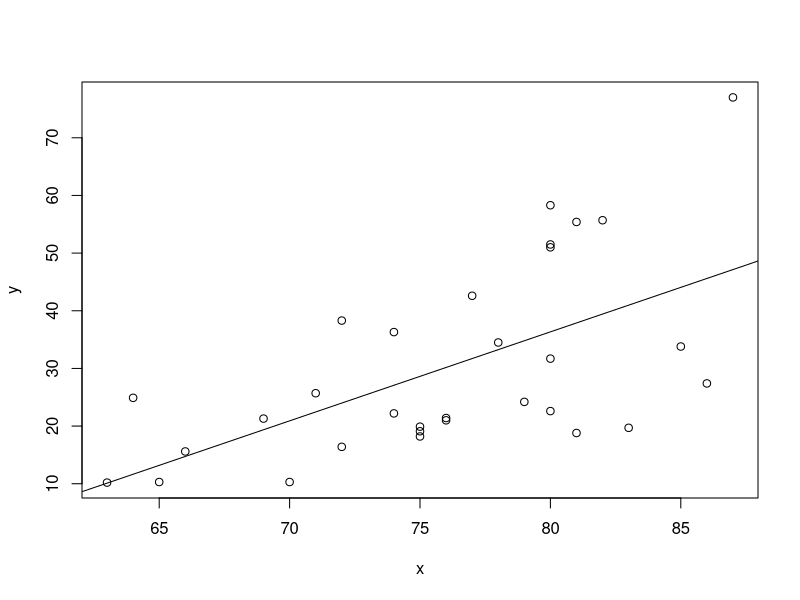
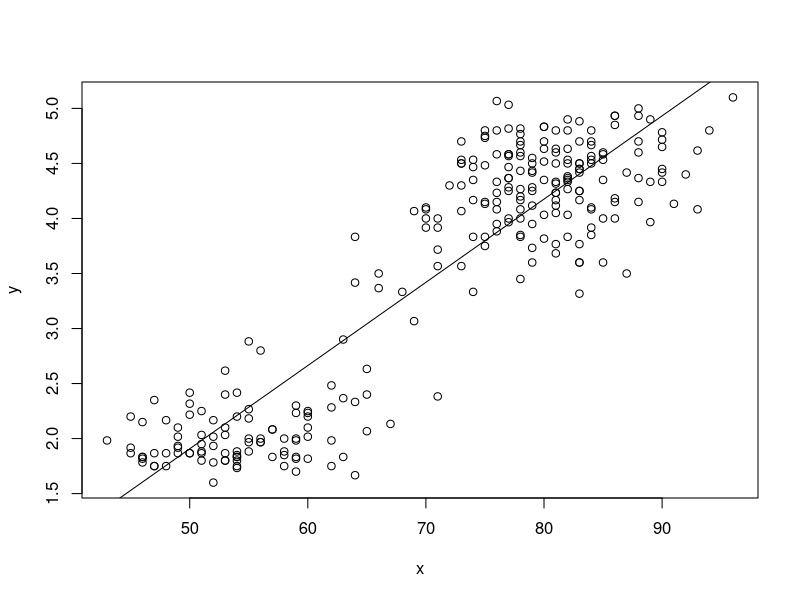
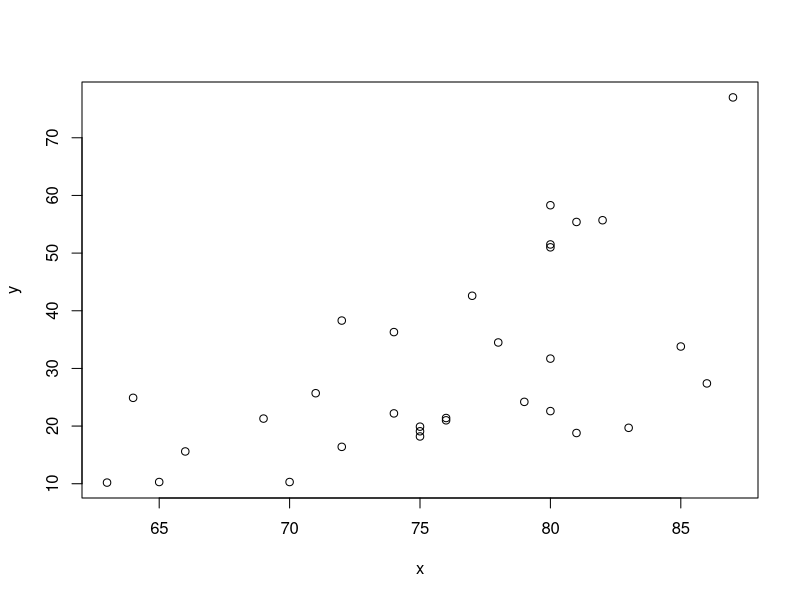
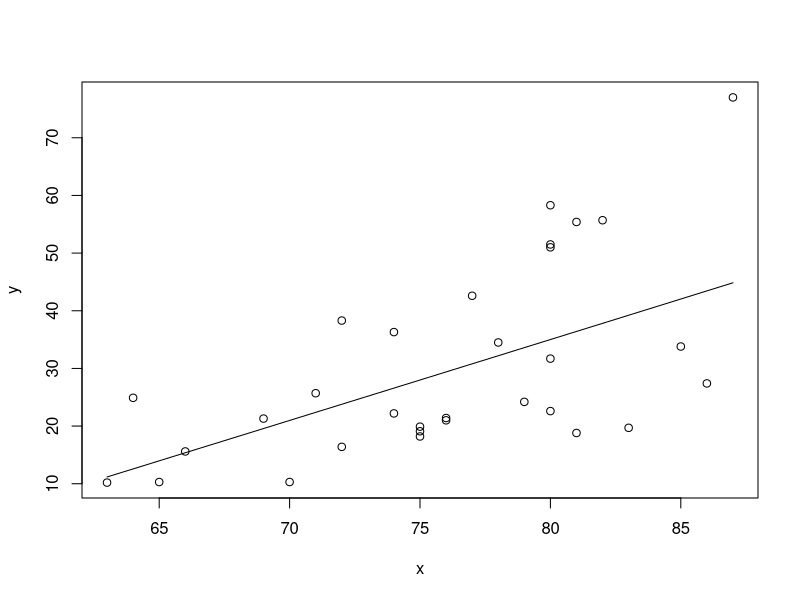
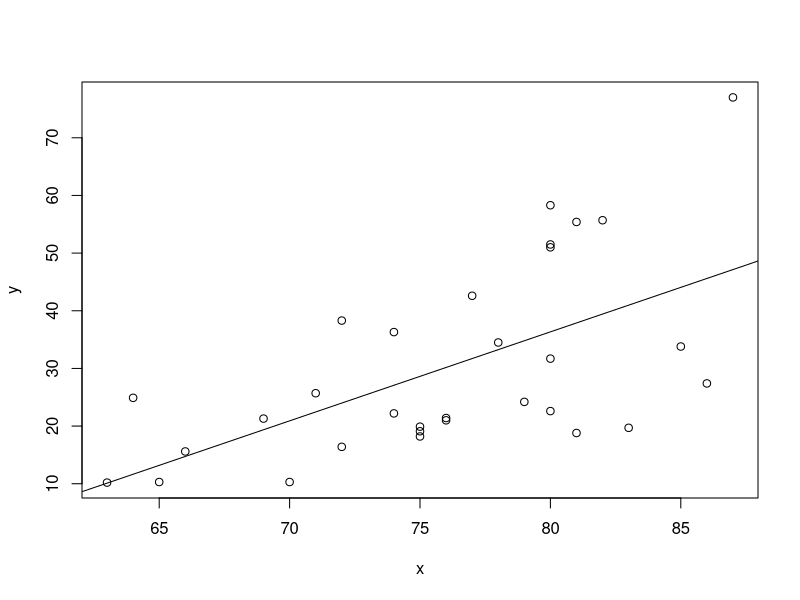
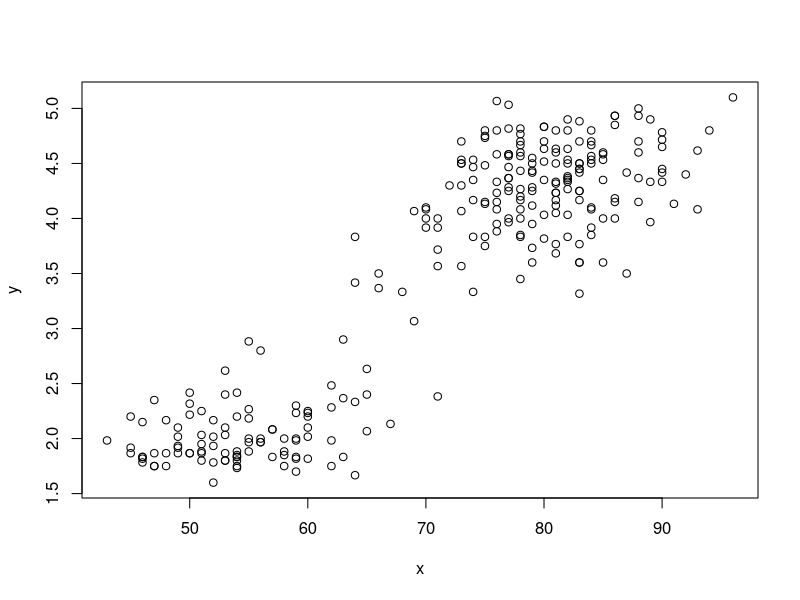
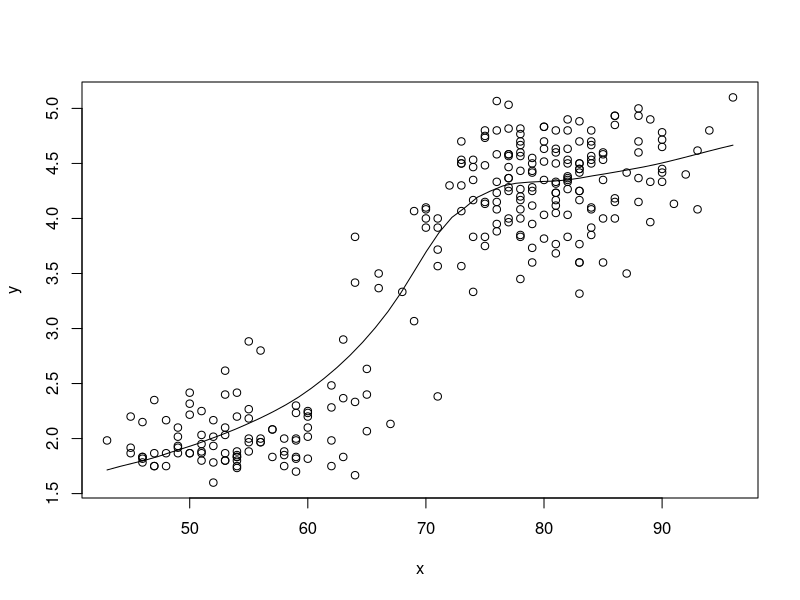
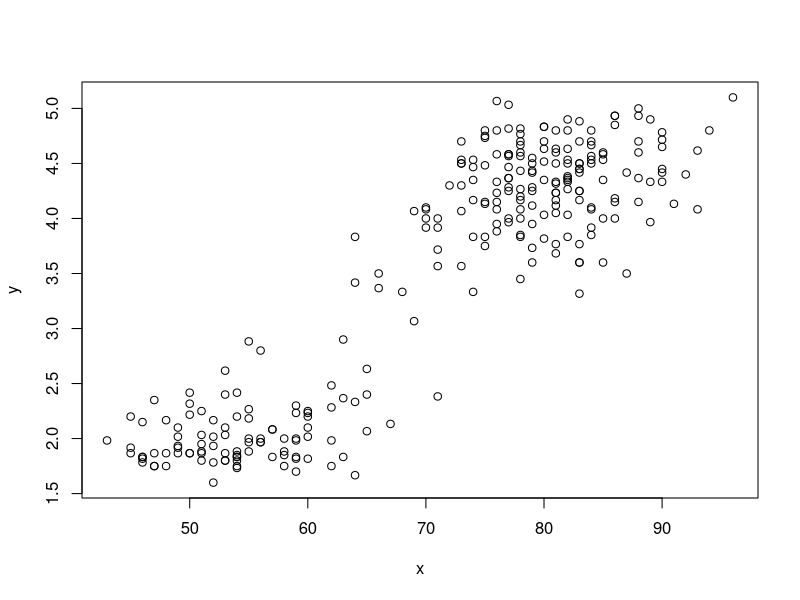

These charts were generated, in order, by the following R code:

############################################################
####                                                    ####  
####  NRES 746, Lab 1                                   ####
####                                                    ####
####  Kevin Shoemaker                                   #### 
####  University of Nevada, Reno                        ####
####                                                    #### 
############################################################


############################################################
####  Computational algorithms and standard statistics  ####
############################################################

rm(list=ls())

######################
# LAB 1 (possible) answers
######################


#############
## exercise 1a

CoefVar <- function(vector){    
  cv <- sd(vector,na.rm=TRUE)/mean(vector,na.rm=TRUE)
  return(cv)     
}



CoefVar(trees$Height)    # run your new function!


#############
## exercise 1b

DrawLine <- function(x,y){  
  plot(y~x)
  mod <- lm(y~x)
  coefs <- coef(mod)
  abline(mod)
  return(coefs)
  
}



DrawLine(trees$Height,trees$Volume)    # run your new function!

DrawLine(faithful$waiting,faithful$eruptions)    # test using the old faithful eruptions data


#############
## exercise 1c

DrawLine2 <- function(x,y,smooth=TRUE,span=1){  
  plot(y~x)
  if(smooth==FALSE){
    mod <- lm(y~x)
    coefs <- coef(mod)
    abline(coefs)
  }else{
    coefs <- loess(y~x,span=span)
    scatter.smooth(y~x,span=span)
  }
  return(coefs)     
}


DrawLine2(x=trees$Height,y=trees$Volume,smooth=T,span=10)    # run your new function!

DrawLine2(x=trees$Height,y=trees$Volume,smooth=F,span=NA)

DrawLine2(faithful$waiting,faithful$eruptions,span=.5)    # test using the old faithful eruptions data

DrawLine2(faithful$waiting,faithful$eruptions,span=.1)


#############
## exercise 1d

####################
# CENTRAL LIMIT THEOREM function
####################


CLTdemo <- function(n.samples=1000,sample.size=10,min=10,max=20,plot=TRUE){
  lots <- 100000       # number approximating infinity      
  datafountain <- runif(lots,min,max)      # here we define the full set of possible random numbers to draw random samples from (the population of potential data)
  
  #######
  # Draw multiple samples from the pool (population) of possible data.  
  
  samplemean <- numeric(n.samples)     # set up storage vector
  i=1
  for(i in 1:n.samples){      # for each replicate (independent random sample)
    sample <- sample(datafountain,sample.size)   # draw an independent random sample from the population of interest
    samplemean[i] <- mean(sample)    # compute and record the sample mean
  }
  
  if(plot==T){
    par(mfrow=c(1,2))
    hist(datafountain,freq=F,ylim=c(0,1))      # plot out the distribution of sample means
    hist(samplemean,freq=F,add=T,col="red")    # overlay the distribution of the underlying data from which we are drawing samples.
    qqnorm(samplemean)
  }
  
  out <- shapiro.test(samplemean)
  
  return(out)
}




CLTdemo(n.samples=4000,sample.size=5,min=10,max=20)    # run your new function!



##############
# Exercise 1e

reps <- 50
sizes <- seq(3,10,1)
prop <- numeric(length(sizes))
i=sizes[1]
counter=1
for(i in sizes){
  okay <- logical(reps)
  j=1
  for(j in 1:reps){
    temp <- CLTdemo(n.samples=1000,sample.size=i,min=10,max=20,plot=FALSE)    # run your new function!
    okay[j] <- temp$p.value<=0.05
  }
  num <- length(which(okay))
  prop[counter] <- num/reps   # proportion rejected
  counter=counter+1
}

par(mfrow=c(1,1))
names(prop) <- sizes
barplot(prop,xlab="sample size",ylab="Normality rejected (proportion)")





#############
# CHALLENGE 4: brute force t-tests!
#############

##### from lecture...

t.test.algorithm <- function(dat = reshape_df, group = "Treatment", value = "Mass" ){
  
  #############
  # Compute the sample statistic
  #############
  
  indexA <- which(dat[,group]=="A")     # rows representing treatment A
  indexB <- which(dat[,group]=="B")     # rows representing treatment B
  observed_dif <- mean(dat[indexA,value]) - mean(dat[indexB,value])
  
  sample.size <- length(indexA)
  
  #############
  # Simulate the STATISTICAL POPULATION under the null hypothesis
  #############
  
  lots <- 1000000  # large number approximating infinity 
  
  popMean_null <- mean(dat[,value])           # assume groups A and B come from a population with common mean 
  popSD_null <- sd(dat[,value])                      # and common standard deviation... 
  popData_null <- rnorm(n=lots,mean=popMean_null,sd=popSD_null)    # the statistical "population" of interest (under null model w no treatment effect)

  #################
  # Repeat sampling process (sampling from population) using a FOR loop
  #################
  
  reps <- 1000                 # set the number of replicates
  null_difs <- numeric(reps)       # initialize a storage structure to hold one anomaly (sampling error) per replicate
  
  for(i in 1:reps){            # for each replicate... 
    sampleA <- sample(popData_null,size=sample.size)      # draw a sample assuming no treatment effect       
    sampleB <- sample(popData_null,size=sample.size)      # draw a sample assuming no treatment effect (again!)
    null_difs[i] <- mean(sampleA)-mean(sampleB)           # compute and store the sampling error produced under the null hypothesis
  }
  
  ordered_difs <- sort(abs(null_difs))       # sort the vector of sampling errors 
  higher_anomaly <- length(which(ordered_difs>=abs(observed_dif)))       # how many of these sampling errors equal or exceed the sample statistic?
  p_value <- higher_anomaly/reps
  
  to_return <- list()   # initialize object to return
  
  to_return$null_difs <- null_difs
  to_return$p_value <- p_value
  to_return$observed_dif <- observed_dif
  
  return(to_return)

}



###############
# Question 4a

t.test.onetail <- function(dat = reshape_df, group = "Treatment", value = "Mass" ){
  
  #############
  # Compute the sample statistic
  #############
  
  indexA <- which(dat[,group]=="A")     # rows representing treatment A
  indexB <- which(dat[,group]=="B")     # rows representing treatment B
  observed_dif <- mean(dat[indexB,value]) - mean(dat[indexA,value])
  
  sample.size <- length(indexA)
  
  #############
  # Simulate the STATISTICAL POPULATION under the null hypothesis
  #############
  
  lots <- 1000000  # large number approximating infinity 
  
  popMean_null <- mean(dat[,value])           # assume groups A and B come from a population with common mean 
  popSD_null <- sd(dat[,value])                      # and common standard deviation... 
  popData_null <- rnorm(n=lots,mean=popMean_null,sd=popSD_null)    # the statistical "population" of interest (under null model w no treatment effect)

  #################
  # Repeat sampling process (sampling from population) using a FOR loop
  #################
  
  reps <- 1000                 # set the number of replicates
  null_difs <- numeric(reps)       # initialize a storage structure to hold one anomaly (sampling error) per replicate
  
  for(i in 1:reps){            # for each replicate... 
    sampleA <- sample(popData_null,size=sample.size)      # draw a sample assuming no treatment effect       
    sampleB <- sample(popData_null,size=sample.size)      # draw a sample assuming no treatment effect (again!)
    null_difs[i] <- mean(sampleB)-mean(sampleA)           # compute and store the sampling error produced under the null hypothesis
  }
  
  ordered_difs <- sort(null_difs)       # sort the vector of sampling errors 
  higher_anomaly <- length(which(ordered_difs>=observed_dif))       # how many of these sampling errors equal or exceed the sample statistic?
  p_value <- higher_anomaly/reps
  
  to_return <- list()   # initialize object to return
  
  to_return$null_difs <- null_difs
  to_return$p_value <- p_value
  to_return$observed_dif <- observed_dif
  
  return(to_return)

}



df <- data.frame(
  TreatmentA = c(175, 168, 168, 190, 156, 181, 182, 175, 174, 179),
  TreatmentB = c(185, 169, 173, 173, 188, 186, 175, 174, 179, 180) 
)


reshapefunc <- function(df,varname){
  sample.size <- nrow(df)     # determine sample size 

  reshape_df <- data.frame(                # "reshape" the data frame so each observation gets its own row (standard format)
    Treatment = rep(c("A","B"),each=sample.size),
    Value = c(df[,1],df[,2])
  )
  
  names(reshape_df)[2] <- varname   # rename the value column to whatever the user specifies
  return(reshape_df)
}


dfnew <- reshapefunc(df,"Mass")

ttest_onetail <- t.test.onetail(dat=dfnew,group = "Treatment", value = "Mass" )
ttest_onetail$p_value

ttest_twotail <- t.test.algorithm(dat=dfnew,group = "Treatment", value = "Mass" )    # try two-tailed test
ttest_twotail$p_value

t.test(df$TreatmentA,df$TreatmentB,alternative = "less")          # compare with true t-test
t.test(df$TreatmentA,df$TreatmentB,alternative = "two.sided")



###############
# A possible answer to question 4b

t.test.vardif <- function(dat = df.vardif2, group = "Treatment", value = "Mass" ){
  
  #############
  # Compute the sample statistic
  #############
  
  indexA <- which(dat[,group]=="A")     # rows representing treatment A
  indexB <- which(dat[,group]=="B")     # rows representing treatment B
  observed_dif <- mean(dat[indexA,value]) - mean(dat[indexB,value])
  
  sample.size <- length(indexA)
  
  varA <- sd(dat[indexA,value])    # estimate variance of each group separately
  varB <- sd(dat[indexB,value])
  
  #############
  # Simulate the STATISTICAL POPULATION under the null hypothesis
  #############
  
  lots <- 1000000  # large number approximating infinity 
  
  popMean_null <- mean(dat[,value])           # assume groups A and B come from a population with common mean 
  popData_nullA <- rnorm(n=lots,mean=popMean_null,sd=varA)    # the statistical "population" of interest (under null model w no treatment effect but allowing variances to differ)
  popData_nullB <- rnorm(n=lots,mean=popMean_null,sd=varB)    # the statistical "population" of interest (under null model w no treatment effect but allowing variances to differ)
  #################
  # Repeat sampling process (sampling from population) using a FOR loop
  #################
  
  reps <- 1000                 # set the number of replicates
  null_difs <- numeric(reps)       # initialize a storage structure to hold one anomaly (sampling error) per replicate
  
  for(i in 1:reps){            # for each replicate... 
    sampleA <- sample(popData_nullA,size=sample.size)      # draw a sample assuming no treatment effect       
    sampleB <- sample(popData_nullB,size=sample.size)      # draw a sample assuming no treatment effect (again!)
    null_difs[i] <- mean(sampleB)-mean(sampleA)           # compute and store the sampling error produced under the null hypothesis
  }
  
  ordered_difs <- sort(abs(null_difs))       # sort the vector of sampling errors 
  higher_anomaly <- length(which(ordered_difs>=abs(observed_dif)))       # how many of these sampling errors equal or exceed the sample statistic?
  p_value <- higher_anomaly/reps
  
  to_return <- list()   # initialize object to return
  
  to_return$null_difs <- null_difs
  to_return$p_value <- p_value
  to_return$observed_dif <- observed_dif
  
  return(to_return)

}



###########
# Test data for unequal variances (prior to reshaping)...

df.vardif <- data.frame(
  TreatmentA = c(135, 128, 139, 122, 126, 121, 128, 135, 134, 129),
  TreatmentB = c(215, 69, 143, 153, 218, 186, 125, 98, 271, 340)
)

summary(df.vardif)    # summarize!


df.vardif2 <- reshapefunc(df.vardif,"Mass")

ttest_vardif <- t.test.vardif(dat=df.vardif2, group = "Treatment", value = "Mass")    # test new function
ttest_vardif$p_value

ttest_varequal <- t.test.algorithm(dat=df.vardif2)    # versus original function
ttest_varequal$p_value

t.test(df.vardif$TreatmentA,df.vardif$TreatmentB, var.equal = FALSE, alternative="two.sided")   # versus built-in function




###############
# A possible answer to question 4c

t.test.ndif <- function(dat = df.ndif2, group = "Treatment", value = "Mass" ){
  
  #############
  # Compute the sample statistic
  #############
  
  levs <- levels(dat[,group])
  
  indexA <- which(dat[,group]==levs[1])     # rows representing treatment A
  indexB <- which(dat[,group]==levs[2])     # rows representing treatment B
  observed_dif <- mean(dat[indexA,value],na.rm=TRUE) - mean(dat[indexB,value],na.rm=T)
  
  sample.size <- tapply(dat[,value],dat[,group],function(t) length(which(!is.na(t))))

  
  varA <- sd(dat[indexA,value],na.rm = T)    # estimate variance of each group separately
  varB <- sd(dat[indexB,value],na.rm=T)
  
  #############
  # Simulate the STATISTICAL POPULATION under the null hypothesis
  #############
  
  lots <- 1000000  # large number approximating infinity 
  
  popMean_null <- mean(dat[,value],na.rm=TRUE)           # assume groups A and B come from a population with common mean 
  popData_nullA <- rnorm(n=lots,mean=popMean_null,sd=varA)    # the statistical "population" of interest (under null model w no treatment effect but allowing variances to differ)
  popData_nullB <- rnorm(n=lots,mean=popMean_null,sd=varB)    # the statistical "population" of interest (under null model w no treatment effect but allowing variances to differ)
  #################
  # Repeat sampling process (sampling from population) using a FOR loop
  #################
  
  reps <- 1000                 # set the number of replicates
  null_difs <- numeric(reps)       # initialize a storage structure to hold one anomaly (sampling error) per replicate
  
  for(i in 1:reps){            # for each replicate... 
    sampleA <- sample(popData_nullA,size=sample.size[1])      # draw a sample assuming no treatment effect       
    sampleB <- sample(popData_nullB,size=sample.size[2])      # draw a sample assuming no treatment effect (again!)
    null_difs[i] <- mean(sampleB)-mean(sampleA)           # compute and store the sampling error produced under the null hypothesis
  }
  
  ordered_difs <- sort(abs(null_difs))       # sort the vector of sampling errors 
  higher_anomaly <- length(which(ordered_difs>=abs(observed_dif)))       # how many of these sampling errors equal or exceed the sample statistic?
  p_value <- higher_anomaly/reps
  
  to_return <- list()   # initialize object to return
  
  to_return$null_difs <- null_difs
  to_return$p_value <- p_value
  to_return$observed_dif <- observed_dif
  
  return(to_return)

}



###########
# Test data for unequal sample sizes (before reshaping)...

df.ndif <- data.frame(
  TreatmentA = c(135, 128, 139, 122, 126, 121, 128, 135, 134, 129, 134, 125, 130, 132, 125),
  TreatmentB = c(98, 271, 340, rep(NA,times=12))
)

summary(df.ndif)    # summarize!


df.ndif2 <- reshapefunc(df.ndif,"Mass")

ttest_ndif <- t.test.ndif(dat=df.ndif2)    # test new function
ttest_ndif$p_value


#####################
# CHALLENGE 5: Bootstrapping regression coefficients!
#####################

# first, grab the code from the lecture (bootstrapping R-squared)

#########
# Function for returning a vector of R-squared statistics from models regressing a response variable on multiple possible predictor variables
   # here we assume that all columns in the input data frame that are NOT the response variable are potential predictor variables.

Rsquared <- function(df,responsevar="Volume"){    # univariate models only- interaction and multiple regression not implemented here
  response <- df[,responsevar]       # extract the response variable
  names <- names(df)                  
  rsq <- numeric(length(names))        # named storage vector
  names(rsq) <- names(df)               
  rsq <- rsq[names(rsq)!=responsevar]           # assume that all columns that are not the response variable are possible predictor variables
  for(i in names(rsq)){         # loop through predictors
      predictor <- df[,i]                  # extract this predictor
      model <- lm(response~predictor)       # regress response on predictor
      rsq[i] <- summary(model)$r.square       # extract R-squared statistic
  }
  return(rsq)     
}

boot_sample <- function(df,statfunc,n_samples,n_stats,responsevar="Volume"){
  indices <- c(1:nrow(df))
  output <- matrix(NA,nrow=n_samples,ncol=n_stats)        # storage object- to store a single bootstrapped sample from the original data
  
  for(i in 1:n_samples){              # for each bootstrap replicate:
    boot_rows <- sample(indices,size=nrow(df),replace=T)         # randomly sample observations with replacement
    newdf <- df[boot_rows,]                       # dataframe of bootstrapped observations
    output[i,] <- statfunc(newdf,responsevar)                 # generate statistics from the bootstrapped sample  (e.g., compute Rsquared after regressing y on all possible x variables)
  }
  return(output)
}

# boot <- boot_sample(df=trees,statfunc=Rsquared,n_samples=1000,n_stats=2)   # generate test statistics (Rsquared vals) for 1000 bootstrap samples
# confint <- apply(boot,2,function(t)  quantile(t,c(0.025,0.5,0.975)))       # summarize the quantiles to generate confidence intervals for each predictor variable
# colnames(confint) <- names(stat)
# t(confint)



#############
## exercise 5a

RegressionCoefs <- function(df=trees,responsevar="Volume"){    # univariate models only- interaction and multiple regression not implemented here
  response <- df[,responsevar]       # extract the response variable
  names <- names(df)                  
  coefs <- numeric(length(names))        # named storage vector
  names(coefs) <- names(df)               
  coefs <- coefs[names(coefs)!=responsevar]           # assume that all columns that are not the response variable are possible predictor variables
  i=names(coefs)[1]
  for(i in names(coefs)){         # loop through predictors
      predictor <- df[,i]                  # extract this predictor
      model <- lm(response~predictor)       # regress response on predictor
      coefs[i] <- coefficients(model)["predictor"]       # extract slope term
  }
  return(coefs)     
}



RegressionCoefs(df=trees,responsevar="Volume")


#############
## exercise 5b

boot_sample <- function(df=trees,statfunc=Rsquared,n_samples=1000,n_stats=2,responsevar="Volume"){
  indices <- c(1:nrow(df))
  output <- matrix(NA,nrow=n_samples,ncol=n_stats)        # storage object- to store a single bootstrapped sample from the original data
  
  for(i in 1:n_samples){              # for each bootstrap replicate:
    boot_rows <- sample(indices,size=nrow(df),replace=T)         # randomly sample observations with replacement
    newdf <- df[boot_rows,]                       # dataframe of bootstrapped observations
    output[i,] <- statfunc(newdf,responsevar)                 # generate statistics from the bootstrapped sample  (e.g., compute Rsquared after regressing y on all possible x variables)
  }
  return(output)
}


BootCoefs <- function(df=trees,statfunc=RegressionCoefs,n_samples=1000,n_stats=2,responsevar="Volume"){    # univariate models only- interaction and multiple regression not implemented here
  boot <- boot_sample(df=df,statfunc=statfunc,n_samples=n_samples,n_stats=ncol(df)-1)   # generate test statistics (Rsquared vals) for 1000 bootstrap samples
  confint <- apply(boot,2,function(t)  quantile(t,c(0.025,0.5,0.975)))       # summarize the quantiles to generate confidence intervals for each predictor variable
  colnames(confint) <- paste("stat",c(1,2),sep="")
  return(t(confint))     
}



BootCoefs(df=trees,statfunc=RegressionCoefs,n_samples=1000,n_stats=2,responsevar="Volume")


############
# Exercise 5c

BootCoefs(df=trees,statfunc=RegressionCoefs,n_samples=1000,n_stats=2,responsevar="Volume")

confint.lm(lm(Volume~Girth,trees))    # compare with lm() 



###########
# end of lab 1
###########

